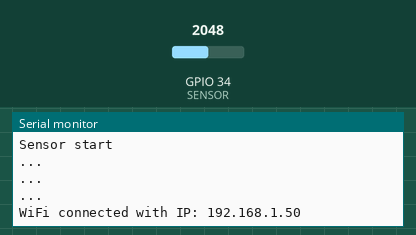
Bench run of a sketch on a simulated ESP32. On the bench: the last lines printed to the serial monitor. The test bench sets the inputs (shaded band); at power-on: GPIO 34 (SENSOR) = 2048. WiFi joins after 1.5 s; servers stay silent unless stated.

Above: at 2.7 s.
2.8 s: GPIO 34 (SENSOR) set to 2866
At 5.2 s:
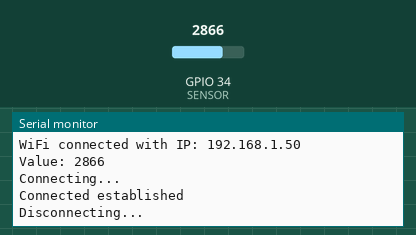
9.5 s: GPIO 34 (SENSOR) set to 3603
At 14.56 s:
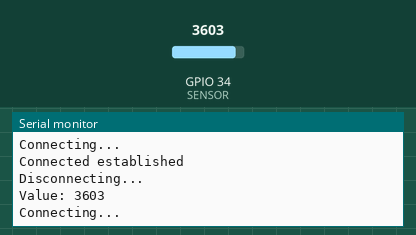

Measured:
- after the input at 2.8 s, the serial monitor: prints a new line after 1.2 s (image 1)
- after the input at 9.5 s, the serial monitor: prints a new line after 4.9 s (image 2)

The sketch:

send2socket.ino
```cpp
#include <WiFi.h>

#define SENSOR 34

int sensorValue = 0;

// a vezeték nélküli hálózat adatai, amire kapcsolódni szeretnénk
const char* ssid = "";  // a hálózat azonosítója
const char* password =  "";  // a hálózat jelszava

// az adatfelodolgozó központot futtató eszköz ugyanezen hálózathoz csatlakozik
const uint16_t port = 8090;
const char * host = "";  // a kozpont.py fájlt futtató eszköz IPv4 címe

void setup()
{
  Serial.println("Sensor start");
  Serial.begin(115200);
  WiFi.begin(ssid, password);
  while (WiFi.status() != WL_CONNECTED) {
    delay(500);
    Serial.println("...");
  }
  Serial.print("WiFi connected with IP: ");
  Serial.println(WiFi.localIP());
}

void loop()
{
  delay(2500);
  sensorValue = analogRead(SENSOR);  // kilvasom a szenzor által mért értékét
  Serial.print("Value: ");
  Serial.println(sensorValue);

  Serial.println("Connecting...");
  WiFiClient client;

    if (!client.connect(host, port)) {
        Serial.println("Connection failed");
        delay(1000);
        return;
    }

    Serial.println("Connected established");
    client.print(sensorValue);  // elküldöm az adatot a socket-en keresztül
    Serial.println("Disconnecting...");
    client.stop();
    delay(2500);  // a loop elején és végén is 2.5 mp késleltetést iktatok be, így küldöm az adatokat 5 mp-enként
}
```
